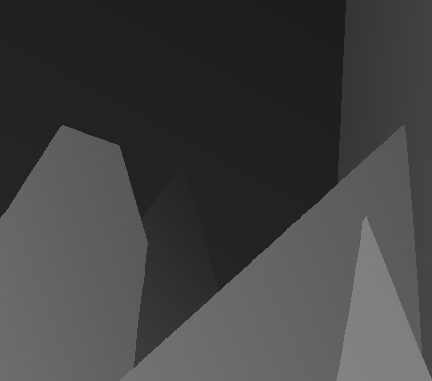
#> input picture dataset/barn1/disp2.pgm, 432 x 381 px, found by its file name
$ python hw3.py
#> lines starting #> are read from the running program, lines starting #| are printed output that depends on the picture
import cv2
import numpy as np
from skimage.segmentation import slic, felzenszwalb
from skimage.color import rgb2lab
import matplotlib.pyplot as plt
import os


# Function to load images
def load_images(folder):
    images = []
    for i in range(9):
        img = cv2.imread(f'{folder}/im{i}.ppm')
        if img is None:
            print(f"Image not found: {folder}/im{i}.ppm")
            continue
        images.append(cv2.cvtColor(img, cv2.COLOR_BGR2RGB))
    return images


# Function to perform oversegmentation
def oversegment(image, method='slic', **kwargs):
    if method == 'slic':
        n_segments = kwargs.get('n_segments', 250)
        compactness = kwargs.get('compactness', 10)
        image_lab = rgb2lab(image)
        segments = slic(image_lab, n_segments=n_segments, compactness=compactness)
    elif method == 'felzenszwalb':
        scale = kwargs.get('scale', 100)
        sigma = kwargs.get('sigma', 0.5)
        min_size = kwargs.get('min_size', 50)
        segments = felzenszwalb(image, scale=scale, sigma=sigma, min_size=min_size)
    else:
        raise ValueError("Unsupported oversegmentation method")
    return segments


# Function to compute the Sum of Absolute Differences (SAD) between two color vectors
def compute_sad(color1, color2):
    return np.sum(np.abs(np.array(color1) - np.array(color2)))


# Function to match segments between left and right images
def match_segments(left_image, right_image, left_segments, right_segments):
    matches = []
    # Calculate mean color and row for each segment in the left image
    left_segment_means = {
        i: (
        cv2.mean(left_image, mask=(left_segments == i).astype(np.uint8))[:3], np.mean(np.where(left_segments == i)[0]))
        for i in np.unique(left_segments)
    }
    # Calculate mean color and row for each segment in the right image
    right_segment_means = {
        j: (cv2.mean(right_image, mask=(right_segments == j).astype(np.uint8))[:3],
            np.mean(np.where(right_segments == j)[0]))
        for j in np.unique(right_segments)
    }

    # Match segments between left and right images based on color similarity and row alignment
    for i, (left_mean, left_row) in left_segment_means.items():
        best_match = None
        best_sad = float('inf')
        for j, (right_mean, right_row) in right_segment_means.items():
            if abs(left_row - right_row) < 5:  # Ensure the match is on the epipolar line (or close to it)
                sad = compute_sad(left_mean, right_mean)  # Calculate SAD
                if sad < best_sad:
                    best_sad = sad
                    best_match = j
        if best_match is not None:
            matches.append((i, best_match))
    return matches


# Function to load a disparity map and scale it
def load_disparity_map(disp_path, scale_factor=8):
#> called with scale_factor = 8
    disparity_map = cv2.imread(disp_path, cv2.IMREAD_UNCHANGED)
#> disparity_map is the input picture: shape (381, 432); min 28, max 131, mean 66
    if disparity_map is None:
        raise FileNotFoundError(f"Disparity map not found: {disp_path}")
    return disparity_map / scale_factor
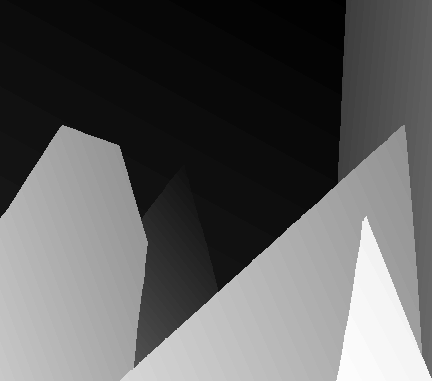
#> returned value: shape (381, 432) float64; min 3.5, max 16.38, mean 8.25; drawn with min black and max white


# Function to compute the Mean Absolute Error (MAE) between estimated and ground truth disparity
# [65 lines left out: functions compute_disparity_error, plot_results, plot_average_mae, not called in this run]


# Paths to datasets
datasets = ['barn1', 'barn2', 'bull', 'poster', 'sawtooth', 'venus']
base_path = 'C:/Users/BEGUM/PycharmProjects/CSE463/dataset'

# Define the ground-truth disparity maps
disparity_maps = {
    'im2.ppm': 'disp2.pgm',
    'im6.ppm': 'disp6.pgm'
}

# Initialize results dictionary
results = {'SLIC': {}, 'Felzenszwalb': {}}

# Process each dataset
for dataset in datasets:
    print(f"Processing dataset: {dataset}")
    dataset_path = os.path.join(base_path, dataset)

    images = load_images(dataset_path)
    mae_slic_total = 0
    mae_felzenszwalb_total = 0
    count = 0

    for left_image_file, disparity_map_file in disparity_maps.items():
        print(f"Processing image: {left_image_file} with disparity map: {disparity_map_file}")
        ground_truth_path = os.path.join(dataset_path, disparity_map_file)

        # Load ground-truth disparity map
        ground_truth = load_disparity_map(ground_truth_path)

        for i in range(9):
            left_image = images[i]

            # Initialize the combined disparity map with zeros
            combined_disparity_slic = np.zeros_like(ground_truth, dtype=float)
            combined_disparity_felzenszwalb = np.zeros_like(ground_truth, dtype=float)
            count_map_slic = np.zeros_like(ground_truth, dtype=float)
            count_map_felzenszwalb = np.zeros_like(ground_truth, dtype=float)

            for j in range(9):
                if i == j:
                    continue
#> (the run stopped early here; a loop or call above may not have finished)
